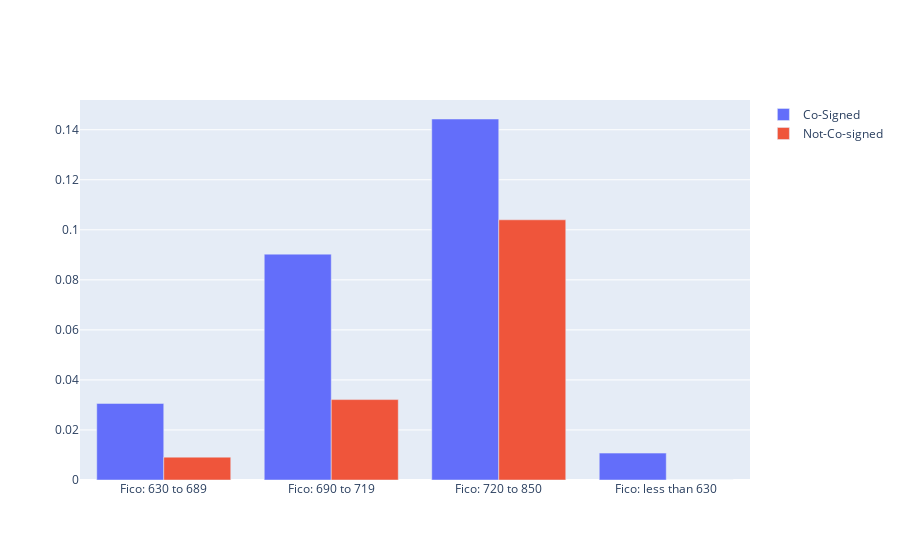

Notebook source saved alongside this figure:
### Code cell
'''

Plot Setup: Co-Signed vs Not-Co-Signed

'''


fico_group =['Fico: 630 to 689', 'Fico: 690 to 719', 'Fico: 720 to 850','Fico: less than 630']

fig = go.Figure(data=[
    go.Bar(name='Co-Signed', x=fico_group, y=cosigned_df_rates),
    go.Bar(name='Not-Co-signed', x=fico_group, y=not_cosigned_df_rates)
])
# Change the bar mode
fig.update_layout(barmode='group')

with open('p_graph.html', 'a') as f:
    f.write(fig.to_html(full_html=False, include_plotlyjs='cdn'))
fig.show()

### Figure 1 — Plotly figure (JSON) as saved in the notebook; plotly's stock layout.template omitted (floating-point values rounded to 4 significant figures)
{"data": [{"name": "Co-Signed", "type": "bar", "x": ["Fico: 630 to 689", "Fico: 690 to 719", "Fico: 720 to 850", "Fico: less than 630"], "y": [0.03061, 0.09028, 0.1443, 0.01075]}, {"name": "Not-Co-signed", "type": "bar", "x": ["Fico: 630 to 689", "Fico: 690 to 719", "Fico: 720 to 850", "Fico: less than 630"], "y": [0.009132, 0.03214, 0.104, 0]}], "layout": {"barmode": "group"}}
